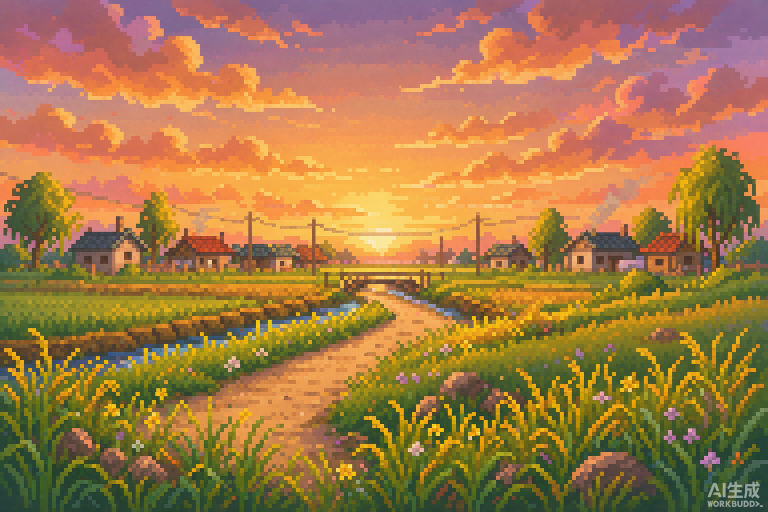
#> input picture generated-images/日系像素风横版场景背景_16_bit___32_bit_JR_2026-09-18T17-19-20.png, 1536 x 1024 px, given in place of High_resolution_32_bit_era_JRP_2026-11-09T13-02-05.png, which was not available (shown at 1/2 size)
$ python process_updated_assets.py
#> lines starting #> are read from the running program, lines starting #| are printed output that depends on the picture
#> in process_item, src is the input picture: PIL image 1536x1024 RGB; mean R, G, B 165, 121.6, 71.1
#!/usr/bin/env python3
# -*- coding: utf-8 -*-
"""处理三张更新的美术资源：
1. bg_ayao_golden_dissolve (背景)
2. cg_mask_100score (CG)
3. cg_grad_photo_2006 (CG)
自动剥离黑边、顶对齐裁切 16:9（消除水印）、256 色 MEDIANCUT + Floyd-Steinberg 量化。
"""
import os
import sys
from PIL import Image

ROOT = os.path.dirname(os.path.dirname(os.path.abspath(__file__)))
GEN = os.path.join(ROOT, 'generated-images')
OUT_BG = os.path.join(ROOT, 'assets/backgrounds')
OUT_CG = os.path.join(ROOT, 'assets/art')
W, H = 1920, 1080

ITEMS = [
    {
        'src': 'High_resolution_32_bit_era_JRP_2026-11-09T13-02-05.png',
        'out_dir': OUT_BG,
        'out_name': 'bg_ayao_golden_dissolve',
        'desc': '阿瑶漫天金粉消散背景'
    },
    {
        'src': 'High_resolution_32_bit_era_JRP_2026-11-09T13-03-19.png',
        'out_dir': OUT_CG,
        'out_name': 'cg_mask_100score',
        'desc': '满分笑脸神经面具高清CG'
    },
    {
        'src': 'High_resolution_32_bit_era_JRP_2026-11-09T13-04-31.png',
        'out_dir': OUT_CG,
        'out_name': 'cg_grad_photo_2006',
        'desc': '2006年阿瑶与两位老师旧合照CG'
    }
]

def strip_black_bars(img, dark_thresh=35):
#> called with dark_thresh = 35
    w, h = img.size
#> w = 1536; h = 1024
    px = img.load()
    def col_dark(x):
        return all(sum(px[x, y]) < dark_thresh * 3 for y in range(0, h, max(1, h // 64)))
    def row_dark(y):
        return all(sum(px[x, y]) < dark_thresh * 3 for x in range(0, w, max(1, w // 64)))

    x0 = 0
    while x0 < w - 1 and col_dark(x0):
        x0 += 1
#> after the loop, x0 = 0
    x1 = w - 1
#> x1 = 1535
    while x1 > x0 and col_dark(x1):
        x1 -= 1
#> this loop made 0 passes
#> after the loop, x1 = 1535
    x1 += 1
#> x1 = 1536

    y0 = 0
    while y0 < h - 1 and row_dark(y0):
        y0 += 1
#> after the loop, y0 = 0
    y1 = h - 1
#> y1 = 1023
    while y1 > y0 and row_dark(y1):
        y1 -= 1
#> after the loop, y1 = 1023
    y1 += 1
#> y1 = 1024

    if (x1 - x0) < w * 0.95 or (y1 - y0) < h * 0.95:
        print(f"  Stripped black bars: x=[{x0}..{x1}], y=[{y0}..{y1}]")
        return img.crop((x0, y0, x1, y1))
    return img

def process_item(item):
    src_path = os.path.join(GEN, item['src'])
    out_dir = item['out_dir']
    out_name = item['out_name']
    print(f"Processing: {item['desc']} ({item['src']}) -> {out_name}")

    src = Image.open(src_path).convert('RGB')
    src = strip_black_bars(src)
    w, h = src.size
#> w = 1536; h = 1024

    # 裁成 16:9 (切除底部水印)
    crop_h = min(int(w * 9 / 16), h)
#> crop_h = 864
    cropped = src.crop((0, 0, w, crop_h)).resize((W, H), Image.LANCZOS)
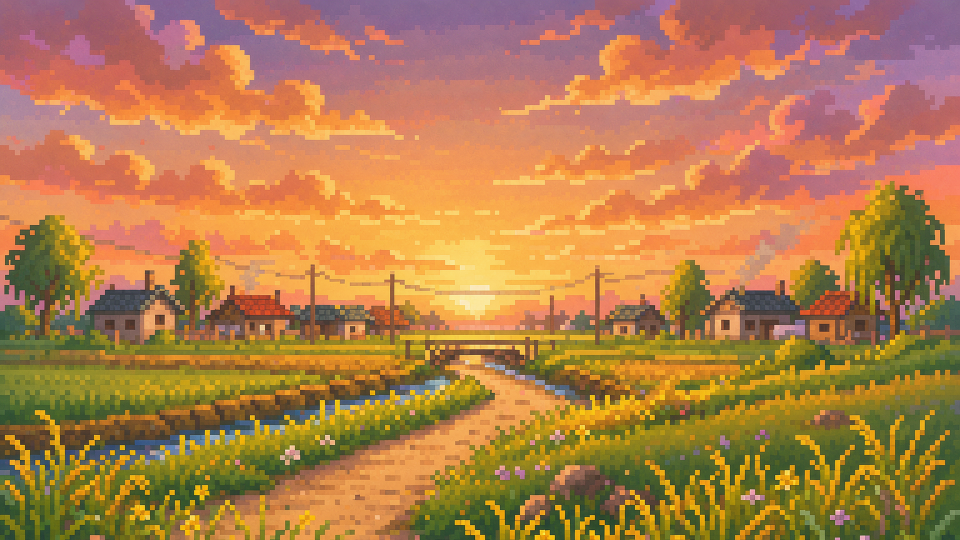
#> cropped: PIL image 1920x1080 RGB (shown at 1/2 size); mean R, G, B 178.3, 126.5, 75.6

    # 256 色量化
    pal_2x = cropped.quantize(colors=256, method=Image.MEDIANCUT, dither=Image.FLOYDSTEINBERG)
    out_2x_path = os.path.join(out_dir, f"{out_name}@2x.png")
    pal_2x.save(out_2x_path, optimize=True)

    # 1x 缩放并量化
    small = pal_2x.convert('RGB').resize((960, 540), Image.LANCZOS)
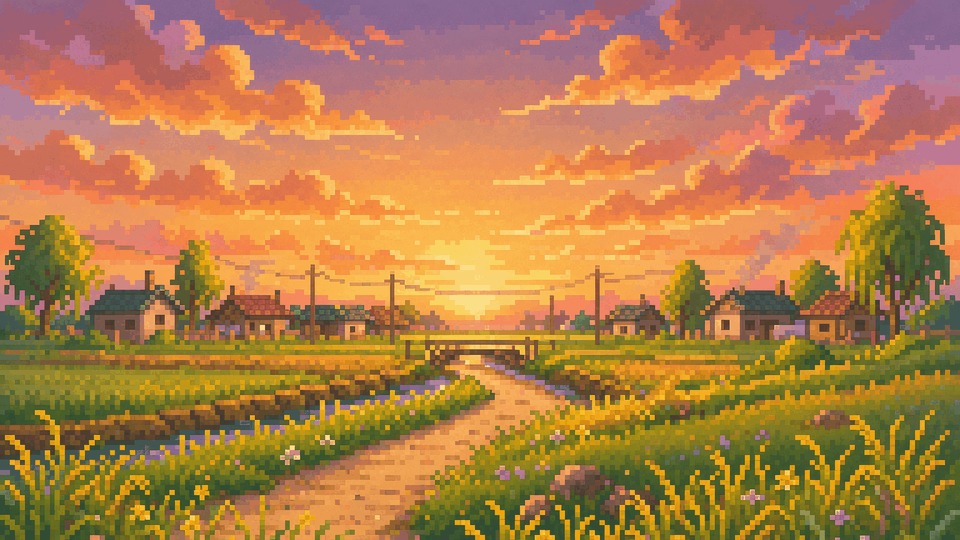
#> small: PIL image 960x540 RGB; mean R, G, B 178.3, 126.3, 75.3
    pal_1x = small.quantize(colors=256, method=Image.MEDIANCUT, dither=Image.FLOYDSTEINBERG)
    out_1x_path = os.path.join(out_dir, f"{out_name}.png")
    pal_1x.save(out_1x_path, optimize=True)

    size_2x = os.path.getsize(out_2x_path) // 1024
    size_1x = os.path.getsize(out_1x_path) // 1024
    print(f"  -> {out_name}@2x.png: {size_2x} KB")
    print(f"  -> {out_name}.png: {size_1x} KB")

def main():
    for item in ITEMS:
        process_item(item)
#> pass 2 of the loop in main, `for item in ITEMS:`:
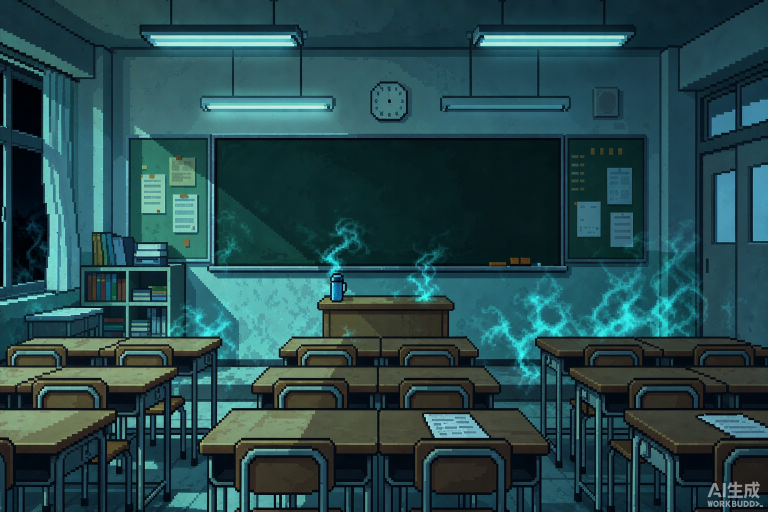
#> input picture generated-images/日系像素风横版场景背景_16_bit___32_bit_JR_2026-09-19T01-16-10.png, 1536 x 1024 px, given in place of High_resolution_32_bit_era_JRP_2026-11-09T13-03-19.png, which was not available (shown at 1/2 size)
#> in process_item, src is the input picture: PIL image 1536x1024 RGB; mean R, G, B 38.8, 74.7, 78.3
#> in process_item (call 2), `cropped = src.crop((0, 0, w, crop_h)).resize((W, H), Image.LANCZOS)`:
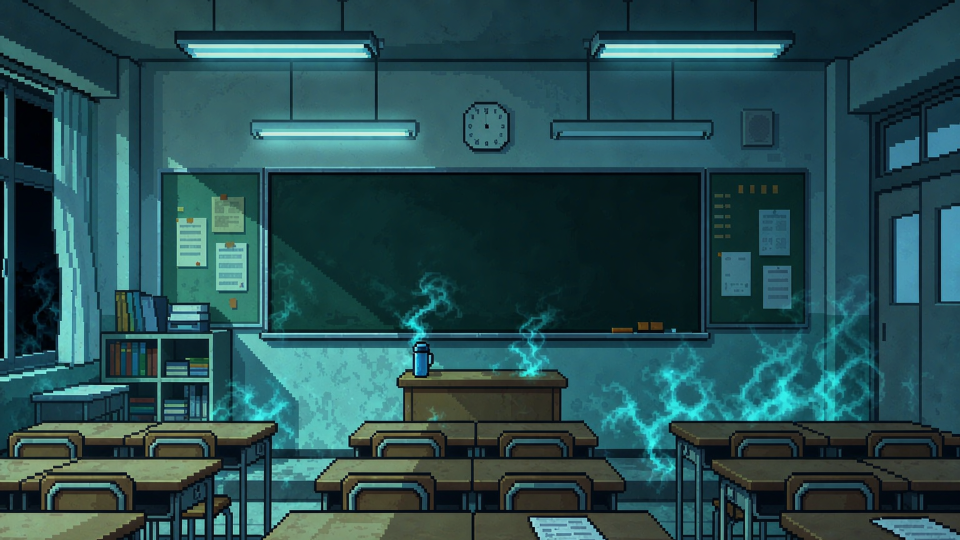
#> cropped: PIL image 1920x1080 RGB (shown at 1/2 size); mean R, G, B 39.8, 78.6, 82.2
#> in process_item (call 2), `small = pal_2x.convert('RGB').resize((960, 540), Image.LANCZOS)`:
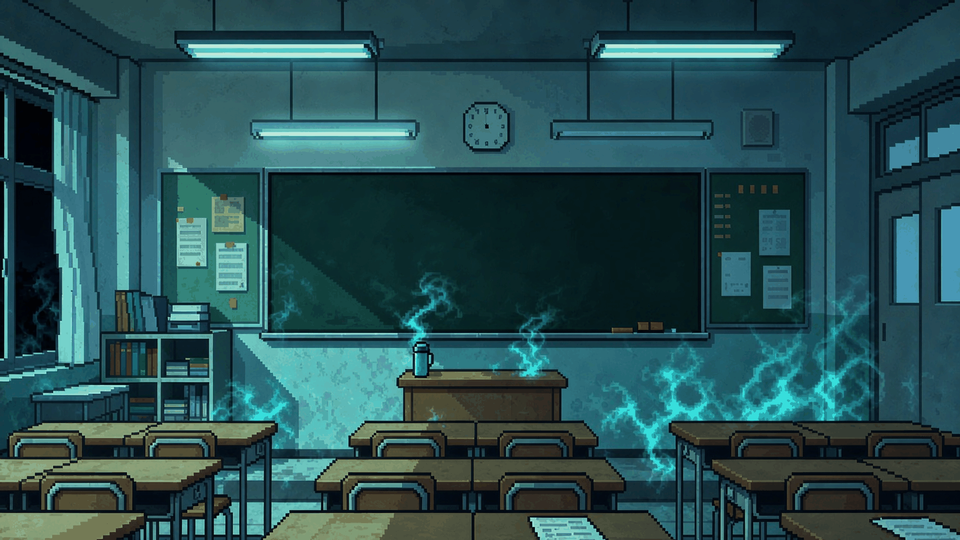
#> small: PIL image 960x540 RGB; mean R, G, B 39.7, 78.5, 82.2
    print("\nAll items processed successfully!")

if __name__ == '__main__':
    main()
